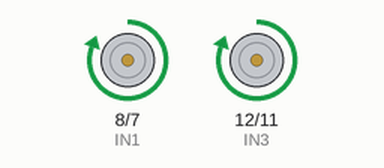
This sketch was run on a simulated Arduino Uno, built with avr-gcc and run on an emulated ATmega328P. Parts: motor-driver pin pairs drawn as motors (green arrow = first pin HIGH = forward, orange = second pin HIGH = backward, longer = more drive, scaled by the enable pin).

Above: at 1.0 s.
At 2.5 s:
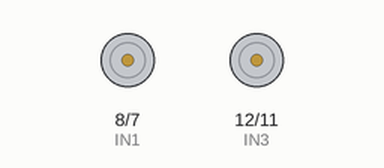
At 4.0 s:
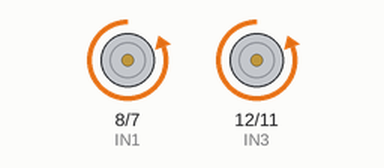
Timing chart, 0 to 7.8 s (numbered marks = the images above):
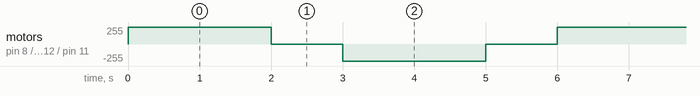

The sketch:

main.ino
```cpp
// L298N motor sürücü pin bağlantıları
const int ENA = 9;  // M1 motoru için Enable pin
const int IN1 = 8;  // M1 motoru için Input 1 pin
const int IN2 = 7;  // M1 motoru için Input 2 pin
const int ENB = 10; // M2 motoru için Enable pin
const int IN3 = 12; // M2 motoru için Input 3 pin
const int IN4 = 11; // M2 motoru için Input 4 pin

void setup() {
  pinMode(ENA, OUTPUT);  // ENA pini çıkış olarak ayarlanır
  pinMode(IN1, OUTPUT);  // IN1 pini çıkış olarak ayarlanır
  pinMode(IN2, OUTPUT);  // IN2 pini çıkış olarak ayarlanır
  pinMode(ENB, OUTPUT);  // ENB pini çıkış olarak ayarlanır
  pinMode(IN3, OUTPUT);  // IN3 pini çıkış olarak ayarlanır
  pinMode(IN4, OUTPUT);  // IN4 pini çıkış olarak ayarlanır
}

void loop() {
  ileri();               // İleri gitmek için ileri fonksiyonu çağrılır
  delay(2000);           // 2 saniye beklenir

  dur();                 // Durmak için dur fonksiyonu çağrılır
  delay(1000);           // 1 saniye beklenir

  geri();                // Geri gitmek için geri fonksiyonu çağrılır
  delay(2000);           // 2 saniye beklenir

  dur();                 // Durmak için dur fonksiyonu çağrılır
  delay(1000);           // 1 saniye beklenir
}

void ileri() {
  digitalWrite(IN1, HIGH);   // IN1 pini HIGH (yüksek) yapılır
  digitalWrite(IN2, LOW);    // IN2 pini LOW (düşük) yapılır
  digitalWrite(IN3, HIGH);   // IN3 pini HIGH (yüksek) yapılır
  digitalWrite(IN4, LOW);    // IN4 pini LOW (düşük) yapılır
  analogWrite(ENA, 255);     // ENA pini 255 değeriyle PWM (Darbe Genişlik Modülasyonu) sinyali gönderir
  analogWrite(ENB, 255);     // ENB pini 255 değeriyle PWM (Darbe Genişlik Modülasyonu) sinyali gönderir
}

void geri() {
  digitalWrite(IN1, LOW);    // IN1 pini LOW (düşük) yapılır
  digitalWrite(IN2, HIGH);   // IN2 pini HIGH (yüksek) yapılır
  digitalWrite(IN3, LOW);    // IN3 pini LOW (düşük) yapılır
  digitalWrite(IN4, HIGH);   // IN4 pini HIGH (yüksek) yapılır
  analogWrite(ENA, 255);     // ENA pini 255 değeriyle PWM (Darbe Genişlik Modülasyonu) sinyali gönderir
  analogWrite(ENB, 255);     // ENB pini 255 değeriyle PWM (Darbe Genişlik Modülasyonu) sinyali gönderir
}

void dur() {
  digitalWrite(IN1, LOW);    // IN1 pini LOW (düşük) yapılır
  digitalWrite(IN2, LOW);    // IN2 pini LOW (düşük) yapılır
  digitalWrite(IN3, LOW);    // IN3 pini LOW (düşük) yapılır
  digitalWrite(IN4, LOW);    // IN4 pini LOW (düşük) yapılır
  analogWrite(ENA, 0);       // ENA pini 0 değeriyle PWM (Darbe Genişlik Modülasyonu) sinyali gönderir
  analogWrite(ENB, 0);       // ENB pini 0 değeriyle PWM (Darbe Genişlik Modülasyonu) sinyali gönderir
}
```

Measured:
- by itself, motor on pin 8 (IN1) / pin 7 (IN2), motor on pin 12 (IN3) / pin 11 (IN4): repeats every 6.0 s: stopped 1.0 s, backward 255/255 2.0 s, stopped 1.0 s, forward 255/255 2.0 s
